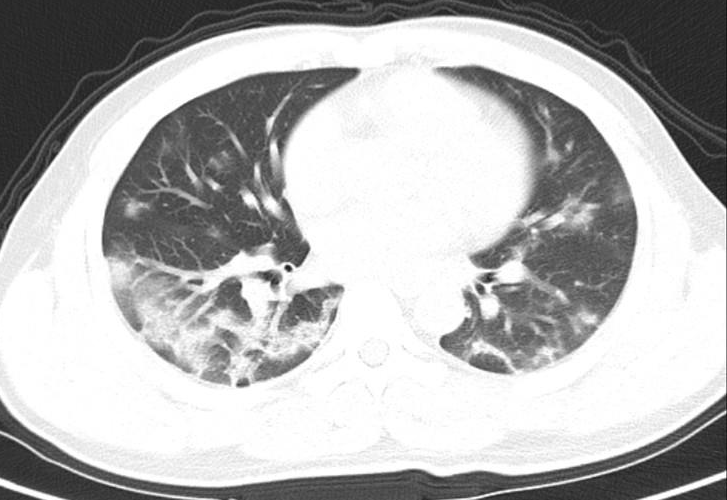
%> input picture imageMasking/Covid19Pos-LungCT_2.png, 727 x 500 px
$ octave newtechnique1.m   (GNU Octave 9; MATLAB toolbox functions it lacks are replaced by stand-ins)
%> lines starting %> are read from the running program, lines starting %| are printed output that depends on the picture; in (x1, y1, x2, y2) boxes, pixels count from 0 and x2, y2 are one past the last pixel; in counts of white or black regions, pixels touching at a corner belong together; the program's own positions count from 1
clear
image = imread("Covid19Pos-LungCT_2.png");
%> image is the input picture: size 500x727x3 uint8; min 16, max 255, mean 181.4
gray = rgb2gray(image);
figure(1)
imshow(gray);
grayCol = gray(:);
imageSize = size(grayCol);
%> imageSize = [363500 1]

[m n] = kmeans(grayCol, 2);
%> n = [244.7; 79.71]

m = reshape(m, size(gray, 1), size(gray, 2));
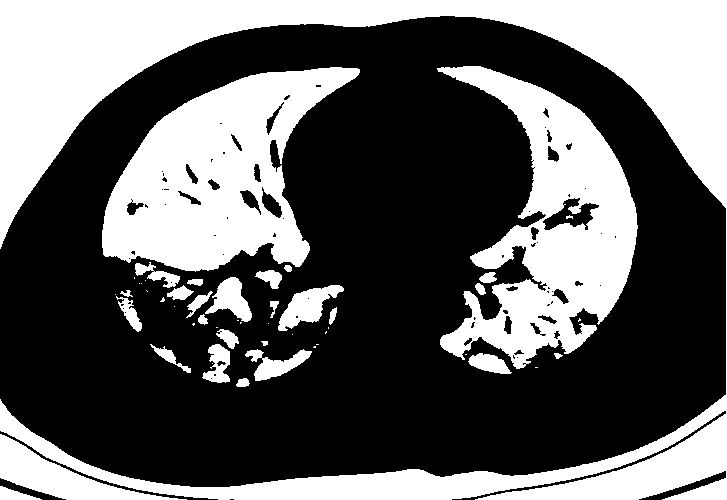
%> m: size 500x727 double; values 1 (black) and 2 (white), 38.4% white; 51 white regions (23 under 20 px), largest, box (x1, y1, x2, y2) and area: (0, 0, 727, 500) 71267, (102, 67, 360, 272) 29053, (437, 66, 638, 369) 27235
B = labeloverlay(gray, m);
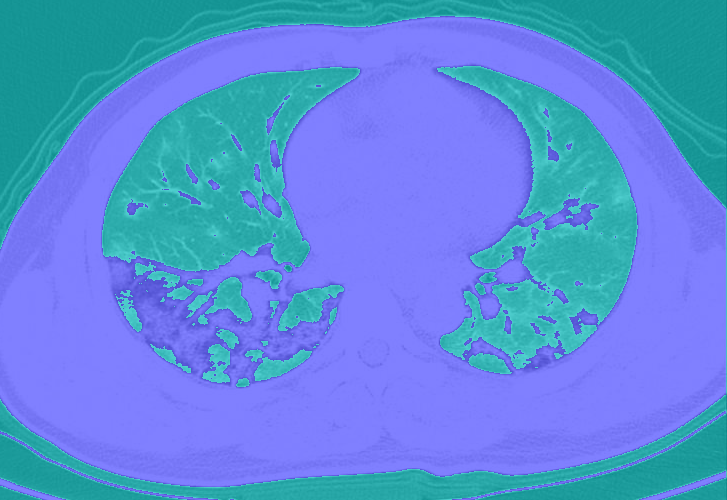
%> B: size 500x727x3 uint8; mean R, G, B 91, 139.9, 218.4
figure(2)
imshow(B)

$ run again, with imageMasking/Covid19Pos-LungCT.png copied over imageMasking/Covid19Pos-LungCT_2.png
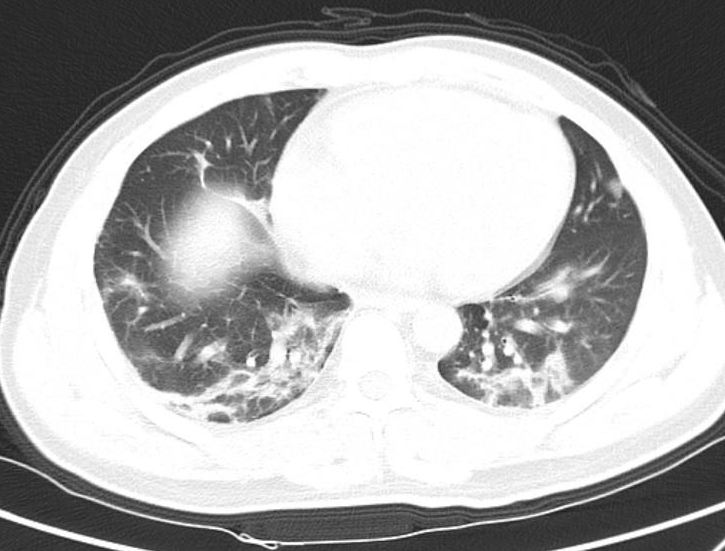
%> input picture imageMasking/Covid19Pos-LungCT.png, 725 x 551 px
%> image is the input picture: size 551x725x3 uint8; min 24, max 255, mean 173.6
%> n = [243.6; 74.84]
%> `m = reshape(m, size(gray, 1), size(gray, 2));`:
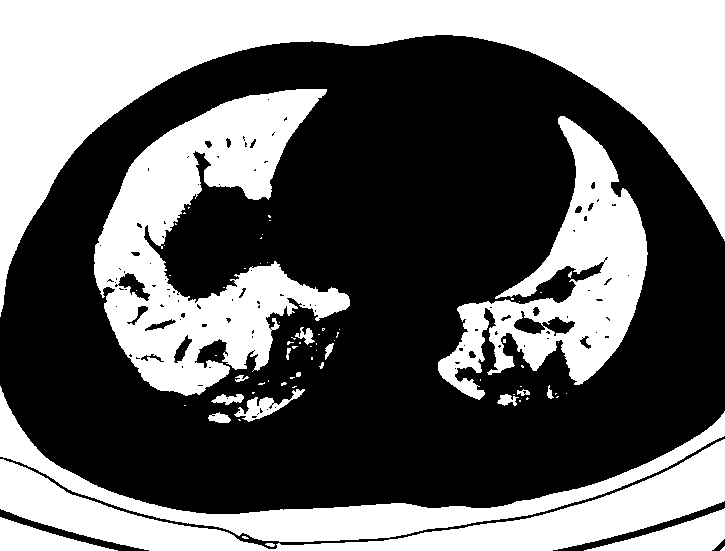
%> m: size 551x725 double; values 1 (black) and 2 (white), 41.4% white; 74 white regions (54 under 20 px), largest, box (x1, y1, x2, y2) and area: (0, 0, 725, 317) 67218, (94, 89, 350, 396) 33817, (0, 439, 725, 551) 21814
%> `B = labeloverlay(gray, m);`:
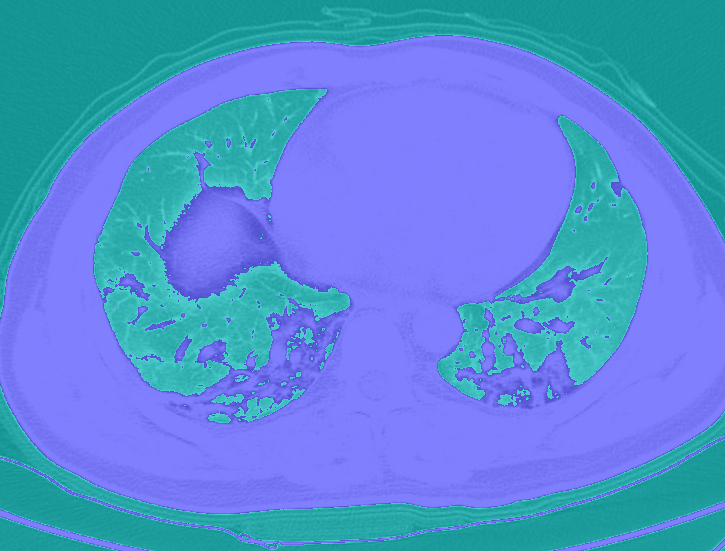
%> B: size 551x725x3 uint8; mean R, G, B 87.1, 139.9, 214.5

$ run again, with imageMasking/original.jpg saved as imageMasking/Covid19Pos-LungCT_2.png
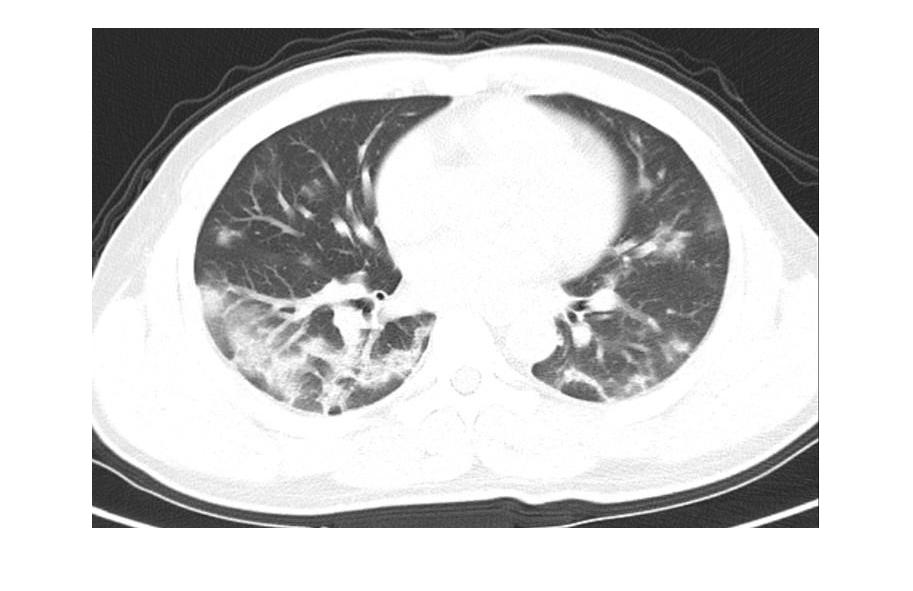
%> input picture imageMasking/original.jpg, 913 x 591 px
%> image is the input picture: size 591x913x3 uint8; min 14, max 255, mean 205.4
%> n = [249.3; 80.12]
%> `m = reshape(m, size(gray, 1), size(gray, 2));`:
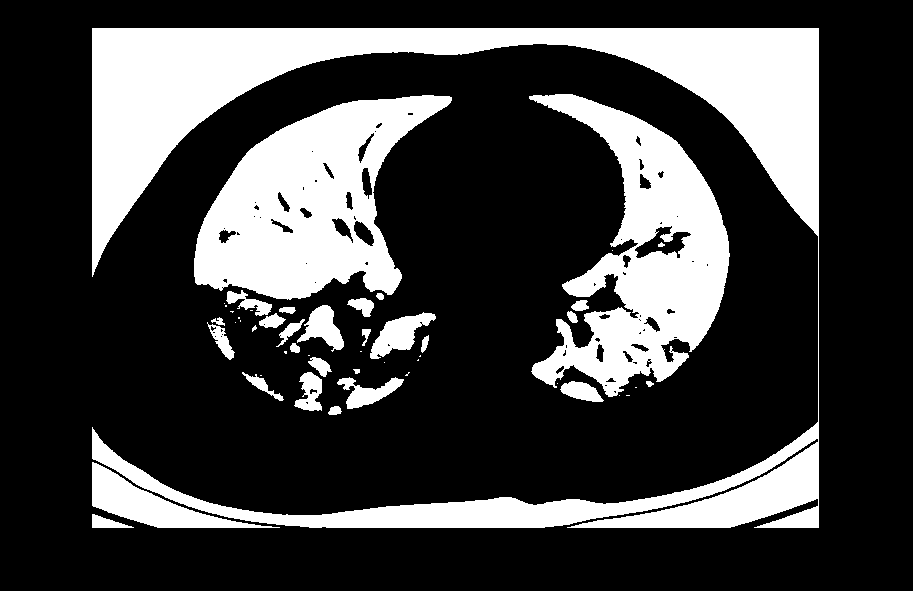
%> m: size 591x913 double; values 1 (black) and 2 (white), 26% white; 50 white regions (21 under 20 px), largest, box (x1, y1, x2, y2) and area: (92, 28, 819, 528) 71360, (194, 95, 452, 300) 29155, (529, 94, 730, 397) 27475
%> `B = labeloverlay(gray, m);`:
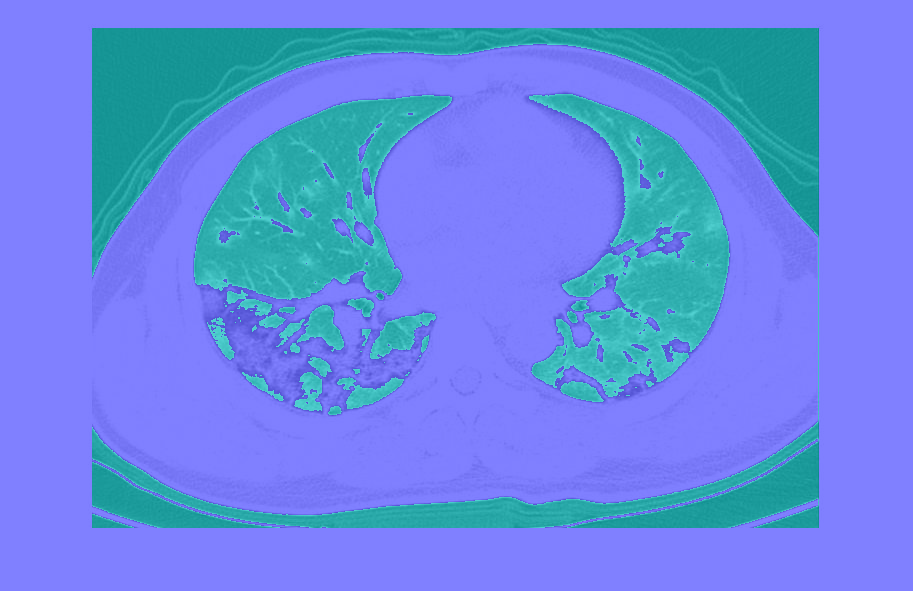
%> B: size 591x913x3 uint8; mean R, G, B 103, 136.1, 230.3
